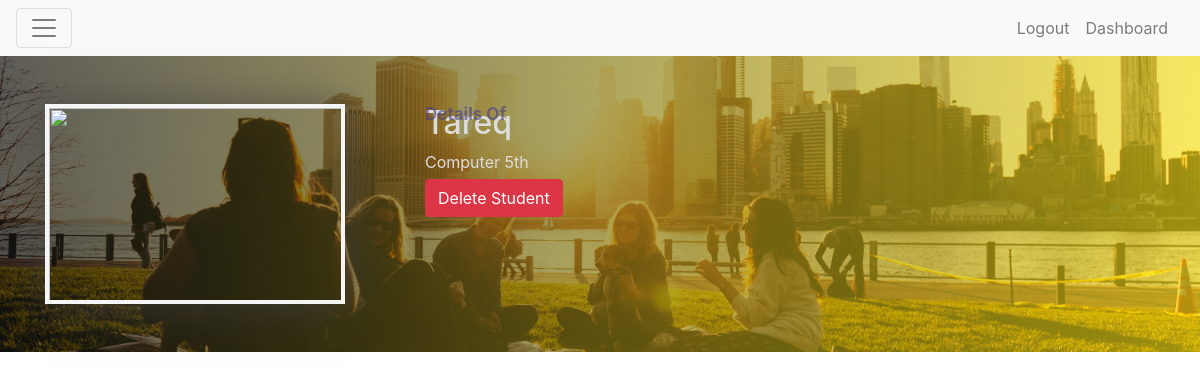
The app's page /students/1/detail/ (signed in) with its own data.
### students/models.py (models this page shows, shortened)
class Student(models.Model):
    name = models.CharField(max_length=100)
    date_of_birth = models.DateField(blank=True, null=True)
    roll = models.CharField(max_length=6, unique=True)
    registration_number = models.CharField(max_length=6, unique=True)
    department = models.ForeignKey(Department, on_delete=models.CASCADE)
    semester = models.ForeignKey(Semester, on_delete=models.CASCADE, default='1st')
    ac_session = models.ForeignKey(AcademicSession, on_delete=models.CASCADE, blank=True, null=True)
    mobile = models.CharField(max_length=11, blank=True, null=True)
    guardian_mobile = models.CharField(max_length=11, blank=True, null=True)
    email = models.EmailField(blank=True, null=True)
    last_gpa = models.FloatField(blank=True, null=True)

class Department(models.Model):
    name = models.CharField(max_length=255, unique=True)
    head = models.ForeignKey(Teacher, on_delete=models.CASCADE, blank=True, null=True)
    establish_date = models.DateField(auto_now_add=True)
    def __str__(self):
        return str(self.name)

class Semester(models.Model):
    number = models.PositiveIntegerField(unique=True)
    guide = models.ForeignKey(Teacher, on_delete=models.CASCADE, default=None, null=True, blank=True)
    def __str__(self):
        if self.number == 1:
            return '1st'
        if self.number == 2:
            return '2nd'
        if self.number == 3:
            return '3rd'
        if 3 < self.number <= 12:
            return '%sth' % self.number

### students/views.py (the view)
# urls.py: path('<int:pk>/detail/', views.student_detail_view.as_view(), name='student_details'),
class student_detail_view(LoginRequiredMixin, DetailView):
    model = Student
    template_name = 'students/student_details.html'

### templates/students/student_details.html
{% extends 'layout.html' %}
{% load static %}
{% block content %}
<section id="student-detail-section">
  <div id="student-detail-section--inner">
    <div class="container">
      <div class="row py-5">
        <div class="col-4">
          <img class="student-profile-img" src="{% static 'images/money.jpg' %}" alt="" width="300" height="200">
        </div>
        <div class="col-8">
          <h2>{{ student.name }}</h2>
          <p>{{ student.department }} {{ student.semester }}</p>
          <a href="{% url 'students:delete_student' pk=student.pk %}" class="btn btn-danger">Delete Student</a>
        </div>
      </div>
    </div>
  </div>
</section>
{% endblock %}

### static/css/main.css (style rules this page uses)
p { margin-bottom: 5px; }
a { text-decoration: none !important; }
#student-detail-section, #teacher-detail-section { background: url(../images/student.jpg) no-repeat; background-size: cover; background-position: center; color: #ddd; }
#student-detail-section--inner, #teacher-detail-section--inner { background: #000000; background: -webkit-linear-gradient(to right, #0f9b0f9c, #0000008f); background: linear-gradient(to right, #0000009c, #ffe3008f); }
.student-profile-img, .teacher-profile-img { border: 4px solid #f5f5f5; box-shadow: 2px 2px 41px #423f3fc9; }
#student-detail-section--inner h2::before { content: 'Details Of'; position: absolute; font-size: 17px; color: darkslateblue; font-weight: bold; opacity: .6; }

### records on screen
Student: name "Tareq", department "Computer", semester "5th"
